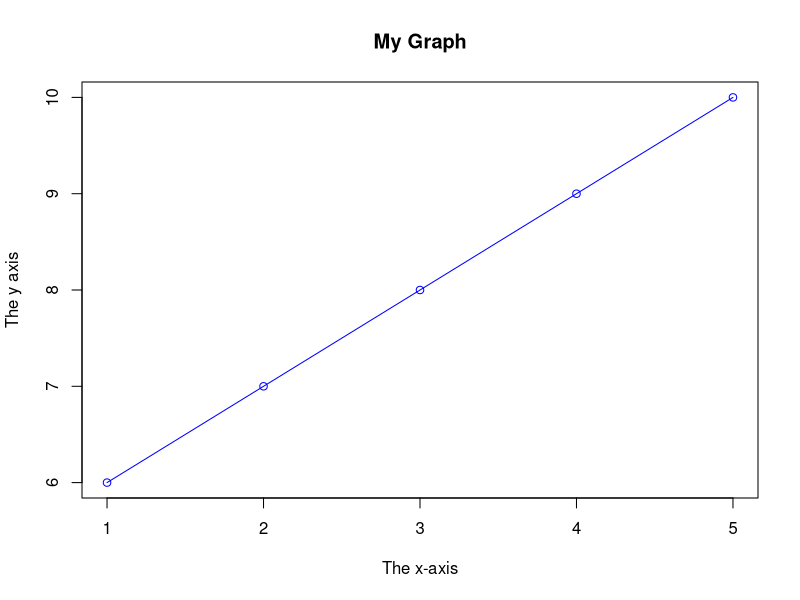
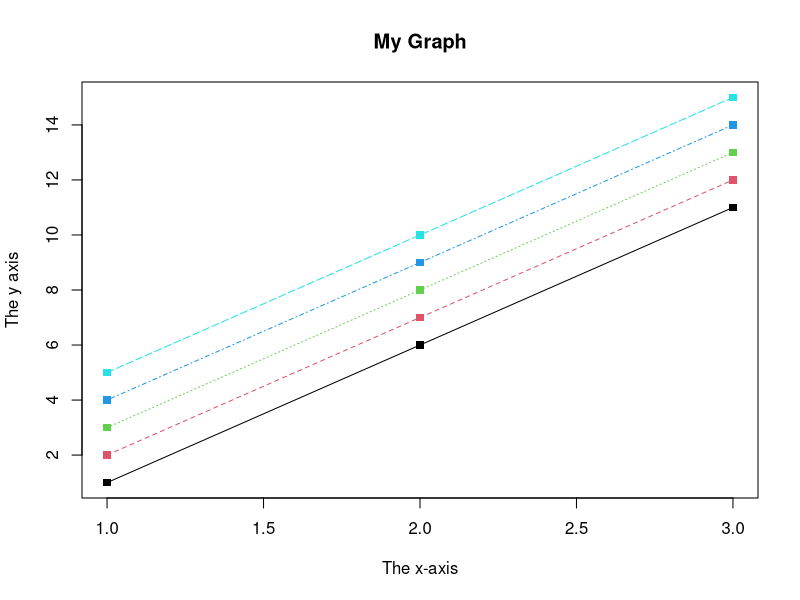
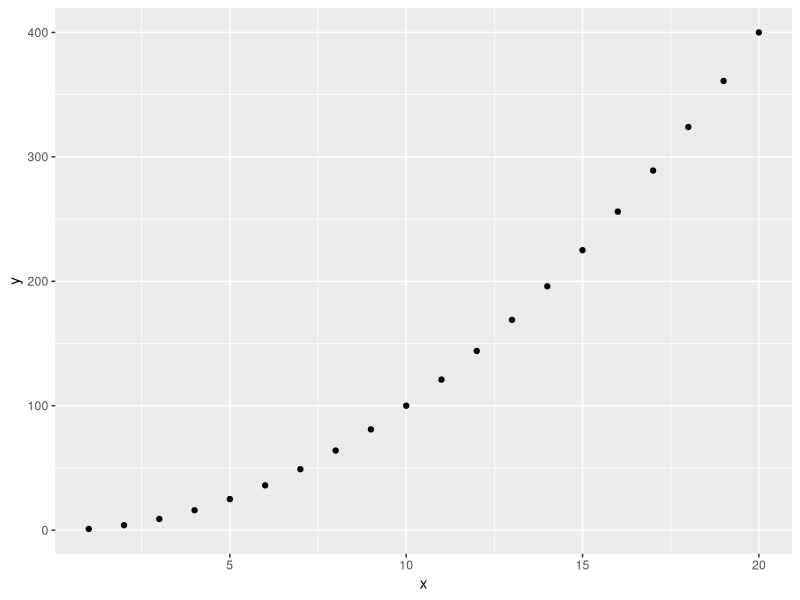
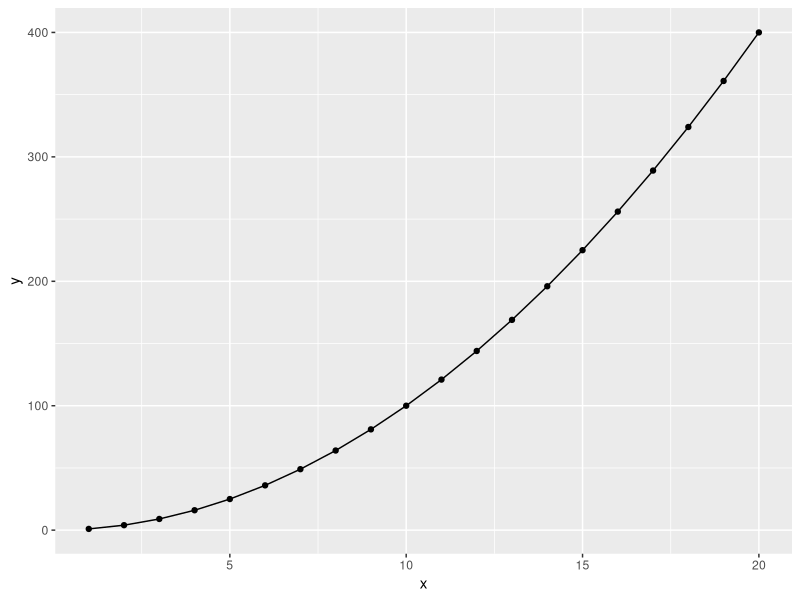

Generate these figures, in order, with R: (Note: this script raises an error after producing the figures.)
## Homelearning R Task
# 1. Matrix
a <- c(1,2,3,4,5)
b <- c(6,7,8,9,10)
c <- c(11,12,13,14,15)

newmatrix <- rbind(a,b,c)
print(newmatrix)
length(newmatrix)
dim(newmatrix)

newmatrix[1,2]
newmatrix[2,]

for (rows in 1:nrow(newmatrix)) {
  for (columns in 1:ncol(newmatrix)) {
    print(newmatrix[rows, columns])
  }
}

x <- newmatrix[c(1,2,3),]
print(x)

plot(a,b, main="My Graph", xlab="The x-axis", ylab="The y axis", type='o', col='blue')

matplot(newmatrix,main="My Graph", xlab="The x-axis", ylab="The y axis", type ="o", pch=15)

# 2. Data Frames
Name <- c("Rose", "Ria", "Rob", "Kim", "Cara")
Age <- c(30, 33, 44, 32, 42)
Role <- c("Developer", "Doctor", "IT Manager", "Data Scientist", "Technical Analyst")
Length_of_service <- c(4, 7, 18, 2, 20)

frame <- data.frame(Name, Age, Role, Length_of_service)
print(frame)
frame["Name"]

# 3. Use ggplot2 and draw a graph using qplot

install.packages("ggplot2")
library("ggplot2")

# Data sets in package ‘ggplot2’:
data(package = "ggplot2")

#ggplot2::mpg

x <- c(1:20)
print(x)
y <- x^2
print(y)

qplot(x, y)
qplot(x, y, geom=c("point", "line"))

# 4. Simple bar plot
countries = c("England", "Scotland", "France", "Belgium", "Ireland")
points = c(8, 7, 6, 9, 5)

barplot(countries, names.arg=countries, main="Bar Plot Graph",
        xlab="countries", ylab="points", col='red', border='black')

 # 5. Take input from user
name <- readline("Type your name:")
school <- readline("Type your school:")

display <- paste("Name is", name, "from school: ", school)
print(display)

# 6. Create a sequence and find mean
seq <- c(30:60)
print(seq)
mean <- mean(seq)
sum <- sum(seq)
values <- paste("Mean and sum of numbers from 30 to 60 are", mean,"and", sum)
print(values)

# 7. Random number
random <- runif(10, min=-50, max=50)
int_values <- floor(random)
int_values
# Another method
random <- sample(-50:50, 10, replace=FALSE)
print("Random Integer values between -50 and 50 are:")
random
